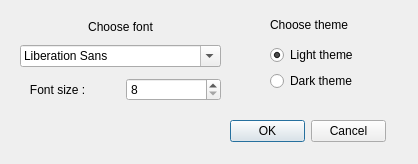
<?xml version="1.0" encoding="UTF-8"?>
<ui version="4.0">
 <class>Form</class>
 <widget class="QWidget" name="Form">
  <property name="geometry">
   <rect>
    <x>0</x>
    <y>0</y>
    <width>418</width>
    <height>164</height>
   </rect>
  </property>
  <property name="windowTitle">
   <string>Form</string>
  </property>
  <widget class="QWidget" name="verticalLayoutWidget">
   <property name="geometry">
    <rect>
     <x>270</x>
     <y>10</y>
     <width>101</width>
     <height>81</height>
    </rect>
   </property>
   <layout class="QVBoxLayout" name="verticalLayout">
    <item>
     <widget class="QLabel" name="theme_label">
      <property name="text">
       <string>Choose theme </string>
      </property>
      <property name="alignment">
       <set>Qt::AlignLeading|Qt::AlignLeft|Qt::AlignVCenter</set>
      </property>
     </widget>
    </item>
    <item>
     <widget class="QRadioButton" name="light">
      <property name="text">
       <string>Light theme</string>
      </property>
      <property name="checked">
       <bool>true</bool>
      </property>
      <attribute name="buttonGroup">
       <string notr="true">theme_group</string>
      </attribute>
     </widget>
    </item>
    <item>
     <widget class="QRadioButton" name="dark">
      <property name="text">
       <string>Dark theme</string>
      </property>
      <attribute name="buttonGroup">
       <string notr="true">theme_group</string>
      </attribute>
     </widget>
    </item>
   </layout>
  </widget>
  <widget class="QDialogButtonBox" name="buttonBox">
   <property name="geometry">
    <rect>
     <x>230</x>
     <y>120</y>
     <width>156</width>
     <height>23</height>
    </rect>
   </property>
   <property name="standardButtons">
    <set>QDialogButtonBox::Cancel|QDialogButtonBox::Ok</set>
   </property>
  </widget>
  <widget class="QWidget" name="verticalLayoutWidget_2">
   <property name="geometry">
    <rect>
     <x>20</x>
     <y>20</y>
     <width>201</width>
     <height>81</height>
    </rect>
   </property>
   <layout class="QVBoxLayout" name="verticalLayout_2">
    <property name="spacing">
     <number>11</number>
    </property>
    <item>
     <widget class="QLabel" name="font_label">
      <property name="text">
       <string>Сhoose font</string>
      </property>
      <property name="alignment">
       <set>Qt::AlignCenter</set>
      </property>
     </widget>
    </item>
    <item>
     <widget class="QFontComboBox" name="font_dialog"/>
    </item>
    <item>
     <layout class="QHBoxLayout" name="horizontalLayout">
      <item>
       <widget class="QLabel" name="font_size_label">
        <property name="text">
         <string>   Font size :</string>
        </property>
        <property name="alignment">
         <set>Qt::AlignJustify|Qt::AlignVCenter</set>
        </property>
        <property name="wordWrap">
         <bool>false</bool>
        </property>
        <property name="indent">
         <number>-1</number>
        </property>
       </widget>
      </item>
      <item>
       <widget class="QSpinBox" name="font_size_spin_box">
        <property name="minimum">
         <number>8</number>
        </property>
        <property name="maximum">
         <number>15</number>
        </property>
       </widget>
      </item>
     </layout>
    </item>
   </layout>
  </widget>
 </widget>
 <resources/>
 <connections/>
 <buttongroups>
  <buttongroup name="theme_group"/>
 </buttongroups>
</ui>
